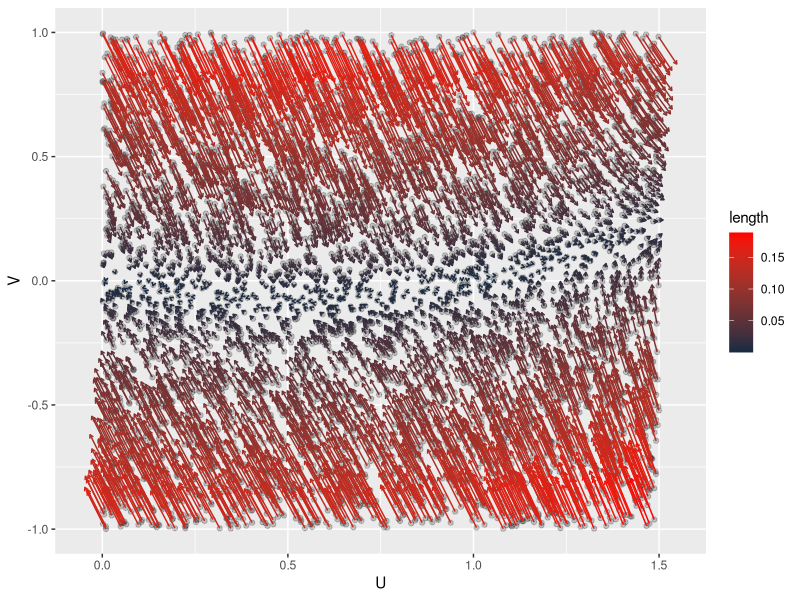

Source code (R):
rm(list=ls())
library(ggplot2)
library(grid)

phaseSpace <- function(u0, v0, h, c){
	u = c(u0)
	v = c(v0)

	i = 1
	while( i < 35){

		u = c(u, u[i] + h *v[i])
		v = c(v, v[i] + h*(-c*v[i] - u[i] * (1 - u[i] )))


		i = i + 1
	}

	label = paste( "(" , u0 , "," , v0 , ")" )

	frame = data.frame(u,v, rep.int(label, length(u)))
	names(frame) = c("U", "V", "label")
	return(frame)

}

#df = phaseSpace(3, 0, 0.01, 1)

j =1 
for(j in c(1:20)){
	for(k in c(1:20)){


	#df = rbind(df, phaseSpace(j*0.1, k*0.1, 0.01, 1))


	}
}

#graph = ggplot(df, aes(U, V, group=label))  + geom_line(alpha=0.5) 


phasePotrait2 <- function(u, v, h, c){

	df = data.frame(u, v, (u + h*v), (v + h * ( -c * v - u*(1-u))), sqrt( (h*v) ^2 + (h*(-c*v - u*(1-u)))^2 ))
	names(df) = c("U", "V", "dU", "dV", "length")

	return(df)

}

c = 3
a = phasePotrait2(1, 1, 0.05, c)
b = phaseSpace(1 ,1 , 0.05, c) 
k = 1
while(k < 5000){

	u0 = runif(1, 0, 1.5)
	v0 = runif(1, -1, 1)

	a = rbind(a, phasePotrait2(u0,v0, 0.05, c))
	#b = rbind(b, phaseSpace(u0, v0, 0.05, c))
	k = k + 1
}


grph2 = ggplot(a, aes(U, V)) + geom_point(alpha = 0.2) + geom_segment(aes(xend = dU, yend = dV, colour = length ), arrow = arrow(length = unit(0.1, "cm"))) + scale_colour_gradient(high="red")
#grph2 = grph2 + geom_line(data = b, aes(x = U, y=V, group = label), na.rm=T)


